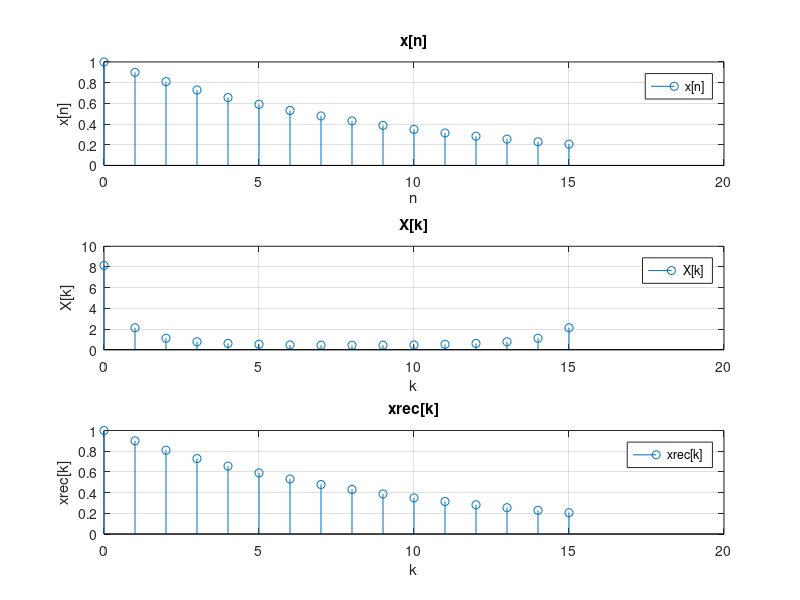

Here is the MATLAB script that generated this plot:
%201500127 Δημήτρης Ορεινός ’σκηση 3.2


%Αρχικά ορίζουμε το σήμα διακριτού χρόνου x[n] που μας δίνεται από την εκφωνηση της άσκησης,
% ορίζοντας σταθερό χρονικό βήμα time_step=1, μιας και μιλάμε για διακριτό σήμα. 
%Πιο συγκεκριμένα το σήμα x[n] ορίζεται ως εξής:
%x[n]=(0,9)^(n), με το  χρόνο n(ως διάνυσμα χρόνου) να ορίζεται στο χρονικό διάστημα [0,N-1], όπου
%Ν=2^(4)=16.

clc
clear all

 

N=2^(4);


n=[0:N-1];


x=(0.9).^(n);






%Έπειτα μέσω της εντολής figure ανίογουμε ένα νέο παράθυρο σχεδίασης. 

figure

subplot(3,1,1)%Με τη χρήση  της εντολής subplot(m,n,p), (όπου ο τελευταίος δείκτης p
%ορίζει ποιο παράθυρο κάθε φορά είναι ανοιχτό),χωρίζουμε το παράθυρο σχεδίασης σε τρία μέρη. 


 
 stem(n,x)%Σχεδιάζουμε στο πρώτο παράθυρο το σήμα x[n],χρησιμοποιώντας την εντολή stem(x,y),
%όπου σαν ανεξάρτητη μεταβλητή x,θα θεωρήσουμε το χρόνο n και σαν
%εξαρτημένη μεταβλητή y, τις τιμές του σήματος x[n], για κάθε τιμή του
%χρόνου(χρονικού διανύσματος) n.
 
grid  

ylabel('x[n]'), xlabel('n'), legend('x[n]'), title('x[n]')%Με τη χρήση των εντολών ylabel('text')
%, xlabel('text'), legend('text'), title('text'), 
%εισάγουμε κατάλληλους τίτλους αξόνων και γραφήματος, λεζάντα, πλέγμα και
%βαθμολόγηση αξόνων για τo γράφημα του σήματος x[n].




k1=[0:N-1];%Όρίζουμε το διάνυσμα του αριθμού των δειγμάτων k, για το οποίο  k ισχύει ότι: 
%Έστω ότι δειγματοληπτούμε τη μία περίοδο ,για συχνότητες ω που ανήκουν στο
%διάστημα [0,2*π], του Μετασχηματισμού Fourier  διακριτού χρόνου (DTFT) του σήματος, 
%έτσι ώστε να πάρουμε N δείγματα συχνότητας.
%’ρα ωk=2*π/Ν=δω, όπου k είναι ο αριθμός του δείγματος ,ωk είναι η (κυκλική) συχνότητα στο
%δείγμα αυτό και δω η απόσταση μεταξύ των διαδοχικών δειγμάτων που
%παίρνουμε σε αυτή τη δειγματοληψία.




X=fft(x);%Ύστερα υπολογίζουμε το Διακριτό Μετασχηματισμό Fourier (DFT)του διακριτού σήματος x[n] 
%,χρησιμοποιώντας την εντολή fft(x) που αντιστοιχεί στον υπολογισμό του Γρήγορου Μετασχηματισμού Fourier(FFT), 
%όπου x το σήμα όπου θα εφαρμόσουμε τον μετασχηματισμό αυτόν(το διάνυσμα όπου θα εφαρμοστεί αυτή τη εντολή), 
%που εδώ είναι το διακριτό σήμα x[n].



Y=ifft(X);%Yπολογίζουμε τον Αντίστροφο Διακριτό Μετασχηματισμό Fourier (IDFT)του διακριτού σήματος x[n] 
%,χρησιμοποιώντας την εντολή ιfft(X) που αντιστοιχεί στον υπολογισμό του Αντιστρόφου Γρήγορου 
%Μετασχηματισμού Fourier(IFFT), όπου X το σήμα όπου θα εφαρμόσουμε τον μετασχηματισμό αυτόν
%(το διάνυσμα όπου θα εφαρμοστεί αυτή τη εντολή), που εδώ είναι το διακριτό σήμα x[n].


%Για τη συγκεκριμένη άσκηση, έχουμε υποθέσει ότι το μήκος της ακολουθίας L
%του σήματος x[n] και το μήκος M του εκάστοτε Μετασχηματισμού Fourier(Ευθύ
%ή Αντιστρόφου) είναι ίδια. Σε περίπτωση όμως που το μήκος του εκάστοτε
%Μετασχηματισμού είναι μικρότερο ή μεγαλύτερο από το αντίστοιχο μήκος της
%ακολουθίας, τότε οι εντολές fft(x) και ifft(X) διαχειρίζονται αυτό το
%ενδεχόμενο ως εξής: Aν L<M, τότε οι συγκεκριμένες εντολές προσθέτουν
%μηδενικά (όχι αυθαίρετα) στο μήκος της ακολουθίας για να έχουμε ίσο μήκος και στις δύο
%ακολουυθίες x[n] και X[k]. Αν L>M, τότε οι συγκεκριμένες εντολές αφαιρούν
%μηδενικά από το  μήκος της ακολουθίας ή αγνοούν τα  ψηφία που απομένουν πέρα από το 
%Νοστό στοιχείο της ακολουθίας για να έχουμε ίσο μήκος και στις δύο ακολουυθίες x[n] και X[k].

%Επιδιώκουμε το μήκος της ακολουθίας μας να είναι δύναμη του 2, λόγω της
%παρακάτω θεωρίας:
%Για τον υπολογισμό του  Διακριτού Μετασχηματισμού Fourier DFT χρειαζόμαστε Ν^2 πολλαπλασιασμούς και 
%Ν*(Ν-1) προσθέσεις. Συνεπώς το υπολογιστικό κόστος για τον υπολογισμό του DFT είναι ανάλογο του N^2, 
%το οποίο είναι ουσιαστικά απαγορευτικό για μεγάλες τιμές του Ν.
%Για τη μείωση του κόστους αυτού στην πράξη χρησιμοποιείται ο αλγόριθμος (με διάφορες παραλλαγές) 
%υπολογισμού του DFT, που ονομάζεται Γρήγορος Μετασχηματισμός Fourier (Fast Fourier Transform, FFT). 
%Οι αλγόριθμοι αυτοί κάνουν χρήση των ιδιοτήτων της περιοδικότητας και της γραμμικότητας 
%των μιγαδικών εκθετικών της μορφής e^(j*2*π/N)
%και υιοθετούν την προσέγγιση του «διαίρε και βασίλευε»: 
%Αν το μήκος της ακολουθίας, Ν, είναι άρτιος, τότε διαιρείται σε δύο ακολουθίες μήκους Ν/2. 
%Στη συνέχεια, αν και αυτές οι ακολουθίες έχουν άρτιο μήκος δειγμάτων, τότε διαιρούνται και αυτές 
%σε δύο ακολουθίες μήκους Ν/4 η καθεμία. Η διαδικασία αυτή συνεχίζεται μέχρι να μη διαιρείται άλλο 
%το μήκος των επιμέρους ακολουθιών. 
%Αποδεικνύεται ότι για μεγάλα Ν, το υπολογιστικό κόστος για τον υπολογισμό του DFT μιας ακολουθίας μήκους Ν 
%γίνεται ανάλογο του  N*log2(N), που είναι σημαντικά μικρότερο από το αρχικό. 
%Παρόμοια μεθοδολογία μπορεί να υιοθετηθεί και για τον υπολογισμό του IDFT, 
%χρησιμοποιώντας τον Αντίστροφο Γρήγορο Μετασχηματισμό Fourier (IFFT).

%Μέσω της παραπάνω μεθόδου ουσιαστικά στη στη γενική περίπτωση το Ν=r1*r2*.......*rv, όπου
%ri=r,i=1,2,....v, άρα  το Ν=r^v εκφράζεται σε σκθετική μορφή, όπου ri οι διάφοροι μικροί μετασχηματισμοί 
%που έγιναν παραπάνω, που επειδή θέλουμε να πετύχουμε το μικρότερο δυνατό υπολογιστικό κόστος και την 
%ελάχιστη δυνατή υπολογιστική πολυπλοκότητα θα
%το μήκος των ri θα είναι ίσο με 2 για κάθε i. Για αυτό η προσέγγιση
%"διαίρει και βασίλευε" στηρίζεται στον αλγόριθμο  βάσης r=2.
 
%Τελικά με βάση όλα τα παραπάνω επιδιώκουμε το μήκος της ακολουθίας μας να είναι δύναμη του 2,
%διότι μέσω της μεθόδου "διαίρει και βασίλευε", θέλουμε για ακολουθία με άρτιο αριθμό στοιχείων 
%να χωρίσουμε το μήκος της σε τέτοιο αριθμό υποδειγμάτων, με άρτιο αριθμό
%στοιχείων το καθένα, ώστε να φτάσουμε στο σημείο να μείνει μόνο ένα
%στοιχείο στο τέλος,αφού δεν θα μπορεί να διαιρεθεί άλλο το μήκος της
%ακολουθίας, που θα μας δώσει το ελάχιστο δυνατό υπολογιστικό κόστος και πολυπλοκότητα.
 
subplot(3,1,2)



stem(k1,abs(X));%Σχεδιάζουμε στο δεύτερο παράθυρο τον διακριτό Μετασχηματισμού Fourier(DFT) του σήματος x[n] X[k],
%χρησιμοποιώντας την εντολή stem(x,y), όπου σαν ανεξάρτητη μεταβλητή x,θα θεωρήσουμε τους δείκτες k και σαν
%εξαρτημένη μεταβλητή y, τις τιμές του διακριτού Μετασχηματισμού Fourier(DFT) του σήματος x[n] X[k], 
%για κάθε  αριθμό των δειγμάτων (διανύσματος αριθμού δειγμάτων k1)k.


grid


ylabel('X[k]'), xlabel('k'), legend('X[k]'), title('X[k]')
%Με τη χρήση των εντολών ylabel('text')
%, xlabel('text'), legend('text'), title('text'), 
%εισάγουμε κατάλληλους τίτλους αξόνων και γραφήματος, λεζάντα, πλέγμα και
%βαθμολόγηση αξόνων για τo γράφημα του διακριτού Μετασχηματισμού Fourier(DFT) του σήματος x[n] X[k].



subplot(3,1,3)



stem(k1,Y)%Σχεδιάζουμε στο τρίτο παράθυρο τον Αντίστροφο Διακριτό Μετασχηματισμού Fourier(IDFT) 
%του σήματος x[n], χρησιμοποιώντας την εντολή stem(x,y), όπου σαν ανεξάρτητη μεταβλητή x,θα 
%θεωρήσουμε τον αριθμό των δειγμάτων  k και σαν εξαρτημένη μεταβλητή y, τις τιμές του 
%Αντίστροφου Διακριτού Μετασχηματισμού 
%Fourier(DFT) του σήματος x[n] ,για κάθε αριθμό των δειγμάτων (διανύσματος αριθμού δειγμάτων k1)k.



grid



ylabel('xrec[k]'), xlabel('k'), legend('xrec[k]'), title('xrec[k]')
%Με τη χρήση των εντολών ylabel('text')
%, xlabel('text'), legend('text'), title('text'), 
%εισάγουμε κατάλληλους τίτλους αξόνων και γραφήματος, λεζάντα, πλέγμα και
%βαθμολόγηση αξόνων για τo γράφημα του Αντίστροφου Διακριτού Μετασχηματισμού Fourier(IDFT) του σήματος x[n],
%μέσω του οποίου προκύπτει το αρχικό σήμα x[n] ανακατασκευασμένο.



%Τελικά διαπιστώνουμε ότι τα αποτελέσματα της άσκησης 3.2 ταυτίζονται
%απόλυτα με τα αντίστοιχα αποτελέσματα της άσκησης 3.1.
